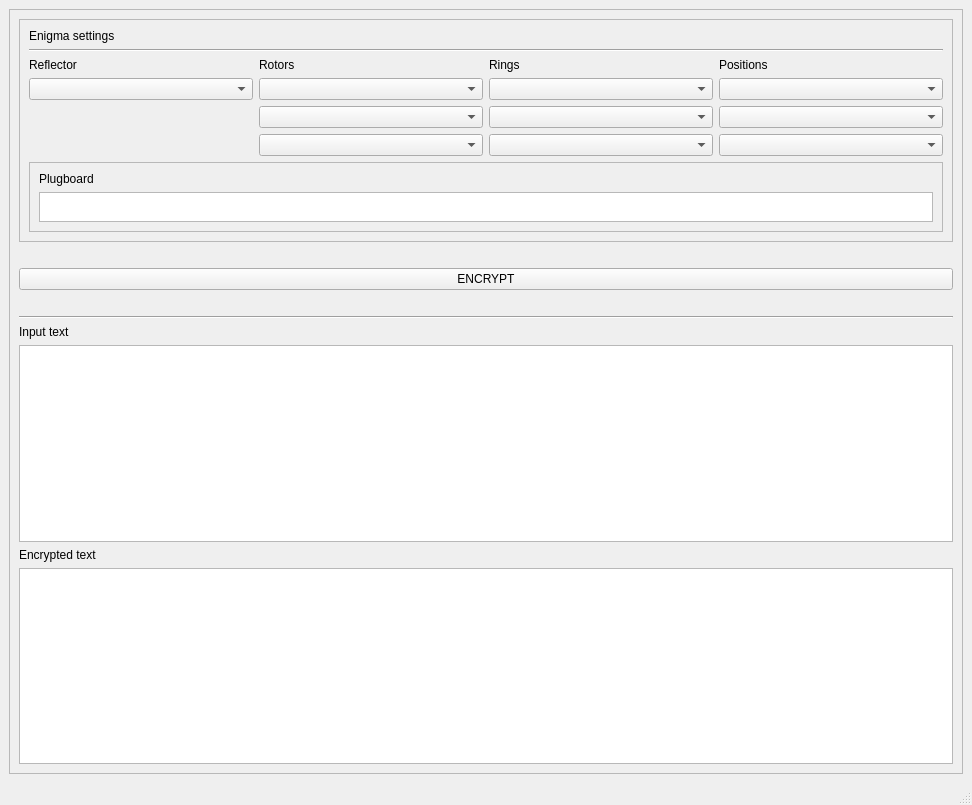
<?xml version="1.0" encoding="UTF-8"?>
<ui version="4.0">
 <class>Enigma</class>
 <widget class="QMainWindow" name="Enigma">
  <property name="geometry">
   <rect>
    <x>0</x>
    <y>0</y>
    <width>972</width>
    <height>805</height>
   </rect>
  </property>
  <property name="windowTitle">
   <string>MainWindow</string>
  </property>
  <widget class="QWidget" name="centralwidget">
   <layout class="QVBoxLayout" name="verticalLayout">
    <item>
     <widget class="QFrame" name="frame">
      <property name="frameShape">
       <enum>QFrame::StyledPanel</enum>
      </property>
      <property name="frameShadow">
       <enum>QFrame::Raised</enum>
      </property>
      <layout class="QVBoxLayout" name="verticalLayout_3">
       <item>
        <layout class="QVBoxLayout" name="verticalLayout_2">
         <item>
          <widget class="QFrame" name="frame_2">
           <property name="minimumSize">
            <size>
             <width>0</width>
             <height>0</height>
            </size>
           </property>
           <property name="frameShape">
            <enum>QFrame::StyledPanel</enum>
           </property>
           <property name="frameShadow">
            <enum>QFrame::Raised</enum>
           </property>
           <layout class="QVBoxLayout" name="verticalLayout_4">
            <item>
             <widget class="QLabel" name="label_3">
              <property name="maximumSize">
               <size>
                <width>16777215</width>
                <height>20</height>
               </size>
              </property>
              <property name="text">
               <string>Enigma settings</string>
              </property>
             </widget>
            </item>
            <item>
             <widget class="Line" name="line_2">
              <property name="orientation">
               <enum>Qt::Horizontal</enum>
              </property>
             </widget>
            </item>
            <item>
             <layout class="QHBoxLayout" name="horizontalLayout_2">
              <item>
               <layout class="QVBoxLayout" name="verticalLayout_6">
                <item>
                 <widget class="QLabel" name="label_8">
                  <property name="text">
                   <string>Reflector</string>
                  </property>
                 </widget>
                </item>
                <item>
                 <widget class="QComboBox" name="reflector"/>
                </item>
                <item>
                 <spacer name="verticalSpacer">
                  <property name="orientation">
                   <enum>Qt::Vertical</enum>
                  </property>
                  <property name="sizeHint" stdset="0">
                   <size>
                    <width>20</width>
                    <height>40</height>
                   </size>
                  </property>
                 </spacer>
                </item>
               </layout>
              </item>
              <item>
               <layout class="QVBoxLayout" name="verticalLayout_10">
                <item>
                 <widget class="QLabel" name="label_4">
                  <property name="maximumSize">
                   <size>
                    <width>297</width>
                    <height>20</height>
                   </size>
                  </property>
                  <property name="text">
                   <string>Rotors</string>
                  </property>
                 </widget>
                </item>
                <item>
                 <widget class="QComboBox" name="rotor_1"/>
                </item>
                <item>
                 <widget class="QComboBox" name="rotor_2"/>
                </item>
                <item>
                 <widget class="QComboBox" name="rotor_3"/>
                </item>
               </layout>
              </item>
              <item>
               <layout class="QVBoxLayout" name="verticalLayout_11">
                <item>
                 <widget class="QLabel" name="label_5">
                  <property name="maximumSize">
                   <size>
                    <width>16777215</width>
                    <height>20</height>
                   </size>
                  </property>
                  <property name="text">
                   <string>Rings</string>
                  </property>
                 </widget>
                </item>
                <item>
                 <widget class="QComboBox" name="ring_1"/>
                </item>
                <item>
                 <widget class="QComboBox" name="ring_2"/>
                </item>
                <item>
                 <widget class="QComboBox" name="ring_3"/>
                </item>
               </layout>
              </item>
              <item>
               <layout class="QVBoxLayout" name="verticalLayout_12">
                <item>
                 <widget class="QLabel" name="label_6">
                  <property name="maximumSize">
                   <size>
                    <width>16777215</width>
                    <height>20</height>
                   </size>
                  </property>
                  <property name="text">
                   <string>Positions</string>
                  </property>
                 </widget>
                </item>
                <item>
                 <widget class="QComboBox" name="position_1"/>
                </item>
                <item>
                 <widget class="QComboBox" name="position_2"/>
                </item>
                <item>
                 <widget class="QComboBox" name="position_3"/>
                </item>
               </layout>
              </item>
             </layout>
            </item>
            <item>
             <widget class="QFrame" name="frame_3">
              <property name="frameShape">
               <enum>QFrame::StyledPanel</enum>
              </property>
              <property name="frameShadow">
               <enum>QFrame::Raised</enum>
              </property>
              <layout class="QVBoxLayout" name="verticalLayout_8">
               <item>
                <widget class="QLabel" name="label_7">
                 <property name="text">
                  <string>Plugboard</string>
                 </property>
                </widget>
               </item>
               <item>
                <widget class="QPlainTextEdit" name="plugboard">
                 <property name="maximumSize">
                  <size>
                   <width>16777215</width>
                   <height>30</height>
                  </size>
                 </property>
                </widget>
               </item>
              </layout>
             </widget>
            </item>
           </layout>
          </widget>
         </item>
         <item>
          <spacer name="horizontalSpacer_2">
           <property name="orientation">
            <enum>Qt::Horizontal</enum>
           </property>
           <property name="sizeHint" stdset="0">
            <size>
             <width>40</width>
             <height>20</height>
            </size>
           </property>
          </spacer>
         </item>
         <item>
          <widget class="QPushButton" name="encrypt_button">
           <property name="text">
            <string>ENCRYPT</string>
           </property>
          </widget>
         </item>
         <item>
          <spacer name="horizontalSpacer">
           <property name="orientation">
            <enum>Qt::Horizontal</enum>
           </property>
           <property name="sizeHint" stdset="0">
            <size>
             <width>40</width>
             <height>20</height>
            </size>
           </property>
          </spacer>
         </item>
         <item>
          <widget class="Line" name="line">
           <property name="orientation">
            <enum>Qt::Horizontal</enum>
           </property>
          </widget>
         </item>
         <item>
          <widget class="QLabel" name="label">
           <property name="text">
            <string>Input text</string>
           </property>
          </widget>
         </item>
         <item>
          <widget class="QPlainTextEdit" name="input_field"/>
         </item>
         <item>
          <widget class="QLabel" name="label_2">
           <property name="text">
            <string>Encrypted text</string>
           </property>
          </widget>
         </item>
         <item>
          <widget class="QPlainTextEdit" name="output_field"/>
         </item>
        </layout>
       </item>
      </layout>
     </widget>
    </item>
   </layout>
  </widget>
  <widget class="QMenuBar" name="menubar">
   <property name="geometry">
    <rect>
     <x>0</x>
     <y>0</y>
     <width>972</width>
     <height>22</height>
    </rect>
   </property>
  </widget>
  <widget class="QStatusBar" name="statusbar"/>
 </widget>
 <resources/>
 <connections/>
</ui>
